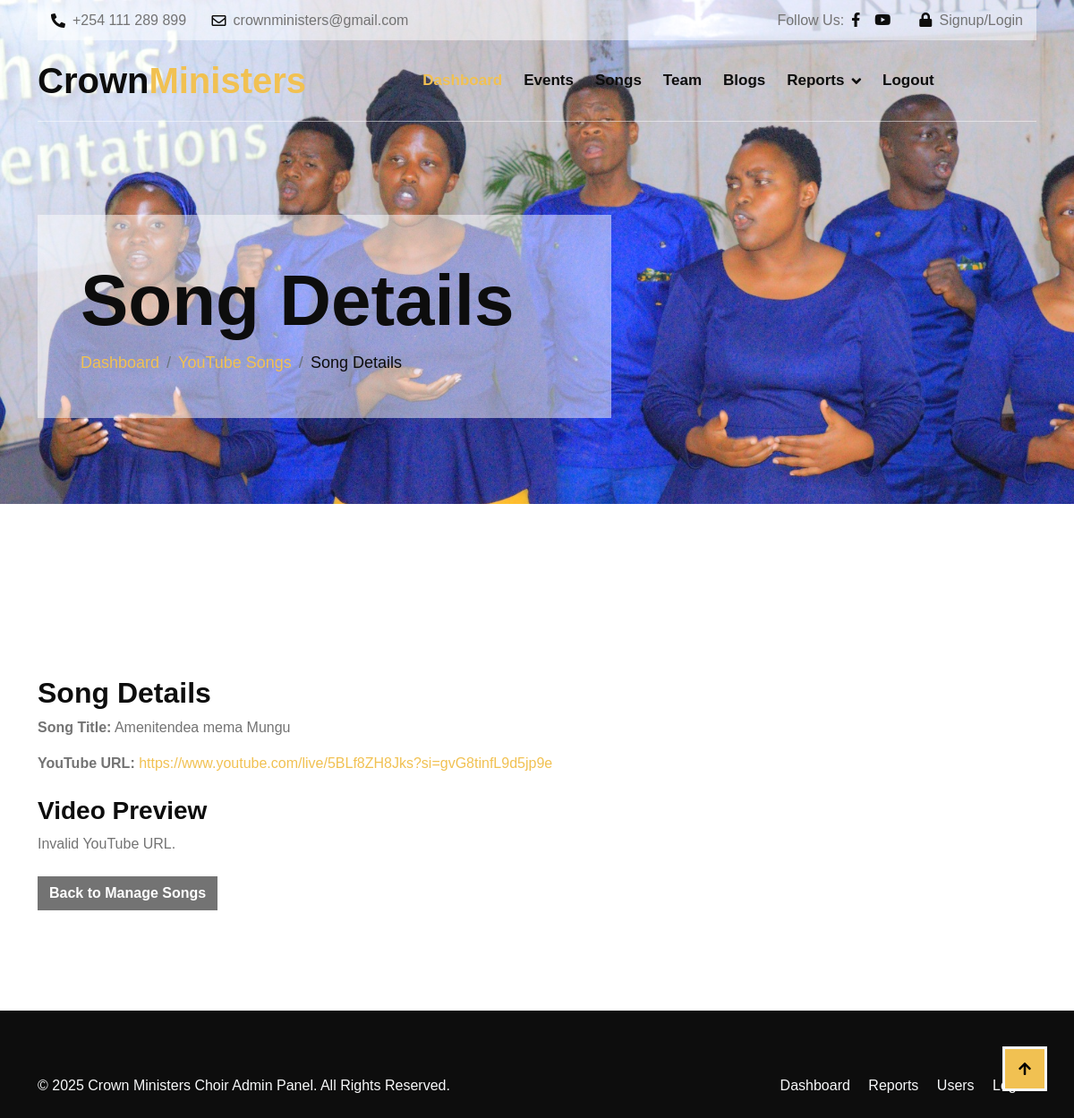
The app's page /view_song.php?id=1 (signed in) with its own data.
### tables this page shows
CREATE TABLE `youtube_songs` (
  `id` int(11) NOT NULL,
  `song_name` varchar(255) NOT NULL,
  `youtube_url` varchar(255) NOT NULL,
  `uploaded_on` timestamp NOT NULL DEFAULT current_timestamp(),
  `description` text DEFAULT NULL,
  `song_cover` varchar(255) DEFAULT NULL
);

### view_song.php (the view, shortened to what this page needs)
<?php
include('includes/db_connect.php');
$song_id = $_GET['id'];
$sql = "SELECT * FROM youtube_songs WHERE id = ?";
$stmt = $pdo->prepare($sql);
$stmt->execute([$song_id]);
$song = $stmt->fetch();
$videoId = '';
$query = parse_url($song['youtube_url'], PHP_URL_QUERY);
if ($query) {
    parse_str($query, $params);
    $videoId = $params['v'] ?? '';
}
include('includes/header2.php');
?>
<div class="container-fluid hero-header">
    <div class="container">
         <div class="row">
              <div class="col-lg-7">
                   <div class="hero-header-inner animated zoomIn">
                        <h1 class="display-1 text-dark">Song Details</h1>
                        <ol class="breadcrumb mb-0">
                             <li class="breadcrumb-item"><a href="dashboard.php">Dashboard</a></li>
                             <li class="breadcrumb-item"><a href="youtube.php">YouTube Songs</a></li>
                             <li class="breadcrumb-item text-dark" aria-current="page">Song Details</li>
                        </ol>
                   </div>
              </div>
         </div>
    </div>
</div>
<div class="container-fluid activities py-5">
    <div class="container py-5">
         <div class="row">
              <div class="col-12">
                   <h2>Song Details</h2>
                   <p><strong>Song Title:</strong> <?= htmlspecialchars($song['song_name']) ?></p>
                   <p>
                        <strong>YouTube URL:</strong>
                        <a href="<?= htmlspecialchars($song['youtube_url']) ?>" target="_blank">
                            <?= htmlspecialchars($song['youtube_url']) ?>
                        </a>
                   </p>
                   <div class="mt-4">
                        <h3>Video Preview</h3>
                        <?php if ($videoId): ?>
                            <div class="embed-responsive embed-responsive-16by9">
                                <iframe class="embed-responsive-item" width="560" height="315" src="https://www.youtube.com/embed/<?= htmlspecialchars($videoId) ?>" frameborder="0" allowfullscreen></iframe>
                            </div>
                        <?php else: ?>
                            <p>Invalid YouTube URL.</p>
                        <?php endif; ?>
                   </div>
                   <p class="mt-4">
                        <a href="youtube.php" class="btn btn-secondary">Back to Manage Songs</a>
                   </p>
              </div>
         </div>
    </div>
</div>
<?php include('includes/footer2.php'); ?>

### css/style.css (style rules this page uses)
.wow, .animated { animation-duration: 2s !important; }
h1, h2, h3, .h1, .h2, .h3 { font-weight: 700 !important; font-family: 'Open', sans-serif !important; }
.btn { font-weight: 600; transition: .5s; }
.hero-header { margin-bottom: 6rem; padding-top: 15rem; padding-bottom: 6rem; background: url("../img/choir8.jpg"), center center no-repeat; background-size: cover; }
.hero-header .hero-header-inner { padding: 3rem; background: rgba(255, 255, 255, .5); }
.hero-header .breadcrumb-item { font-size: 18px; }

### records on screen
youtube_songs: song_name "Amenitendea mema Mungu", youtube_url "https://www.youtube.com/live/5BLf8ZH8Jks?si=gvG8tinfL9d5jp9e"
